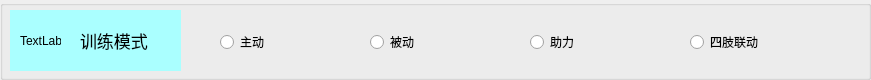
    <widget class="QGroupBox" name="groupBox_18">
     <property name="geometry">
      <rect>
       <x>20</x>
       <y>10</y>
       <width>871</width>
       <height>80</height>
      </rect>
     </property>
     <property name="title">
      <string/>
     </property>
     <widget class="QWidget" name="widget_17" native="true">
      <property name="geometry">
       <rect>
        <x>10</x>
        <y>10</y>
        <width>171</width>
        <height>61</height>
       </rect>
      </property>
      <property name="styleSheet">
       <string notr="true">background-color: rgb(170, 255, 255);</string>
      </property>
      <widget class="QLabel" name="label_71">
       <property name="geometry">
        <rect>
         <x>10</x>
         <y>10</y>
         <width>41</width>
         <height>41</height>
        </rect>
       </property>
       <property name="text">
        <string>TextLabel</string>
       </property>
      </widget>
      <widget class="QLabel" name="label_72">
       <property name="geometry">
        <rect>
         <x>70</x>
         <y>10</y>
         <width>101</width>
         <height>41</height>
        </rect>
       </property>
       <property name="font">
        <font>
         <family>黑体</family>
         <pointsize>13</pointsize>
        </font>
       </property>
       <property name="text">
        <string>训练模式</string>
       </property>
      </widget>
     </widget>
     <widget class="QRadioButton" name="active4_RadioButton">
      <property name="geometry">
       <rect>
        <x>220</x>
        <y>30</y>
        <width>101</width>
        <height>24</height>
       </rect>
      </property>
      <property name="text">
       <string>主动</string>
      </property>
     </widget>
     <widget class="QRadioButton" name="passive4_RadioButton">
      <property name="geometry">
       <rect>
        <x>370</x>
        <y>30</y>
        <width>101</width>
        <height>24</height>
       </rect>
      </property>
      <property name="text">
       <string>被动</string>
      </property>
     </widget>
     <widget class="QRadioButton" name="assistant4_RadioButton">
      <property name="geometry">
       <rect>
        <x>530</x>
        <y>30</y>
        <width>101</width>
        <height>24</height>
       </rect>
      </property>
      <property name="text">
       <string>助力</string>
      </property>
     </widget>
     <widget class="QRadioButton" name="linked4_RadioButton">
      <property name="geometry">
       <rect>
        <x>690</x>
        <y>30</y>
        <width>101</width>
        <height>24</height>
       </rect>
      </property>
      <property name="text">
       <string>四肢联动</string>
      </property>
     </widget>
    </widget>
